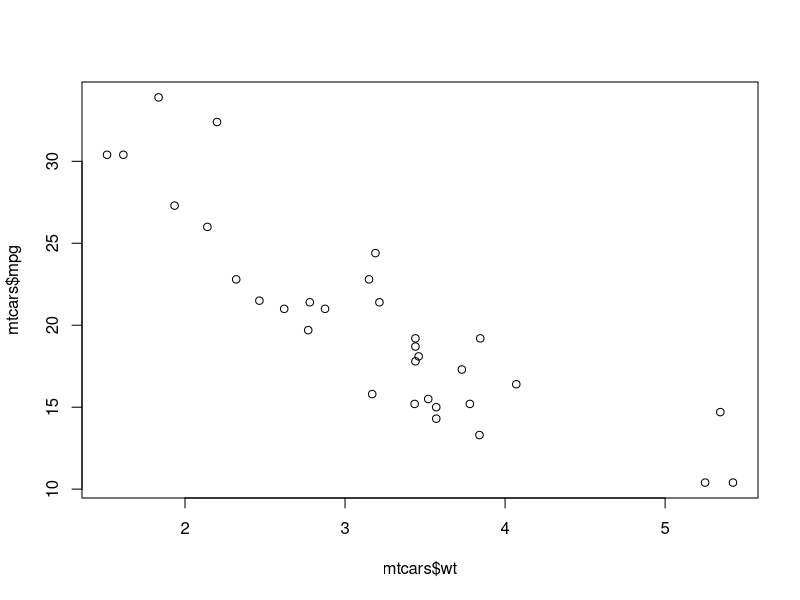
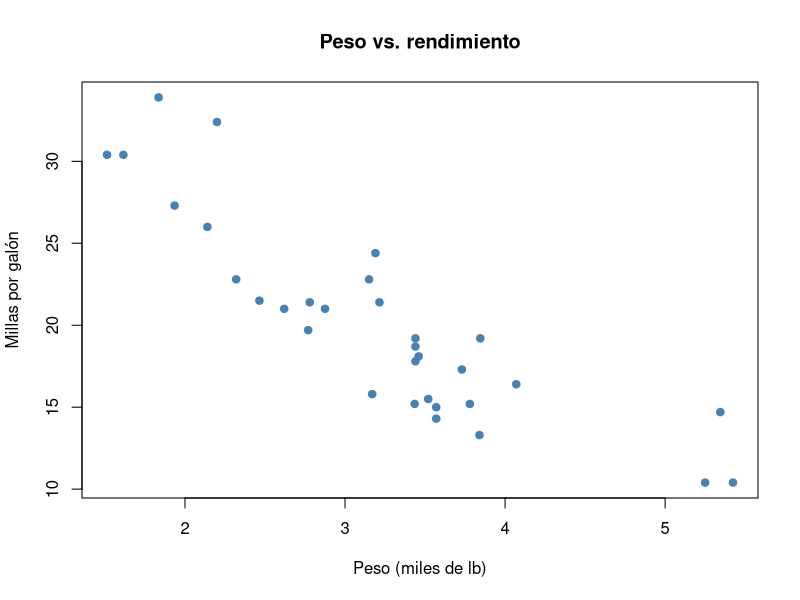
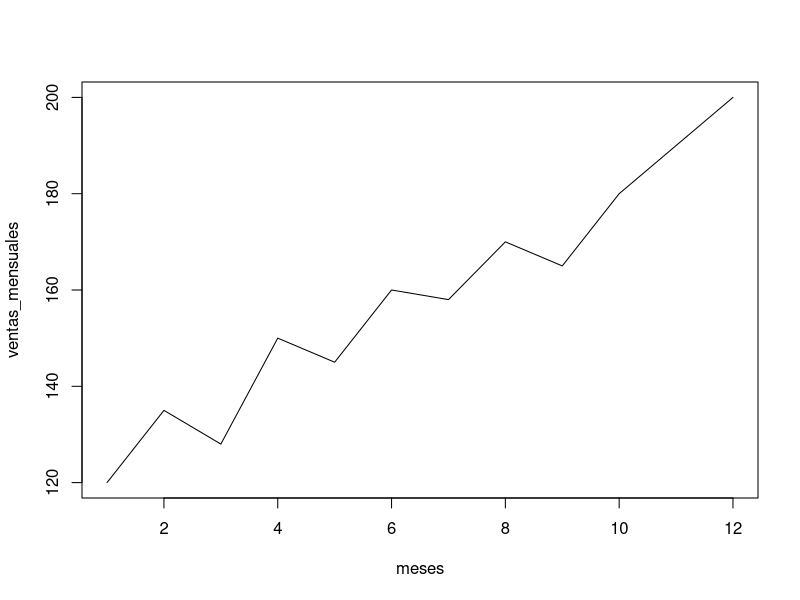
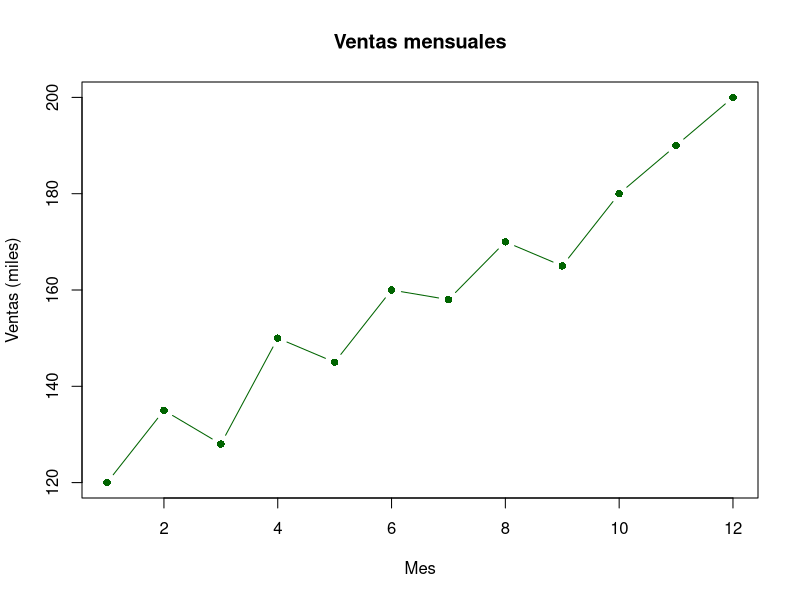
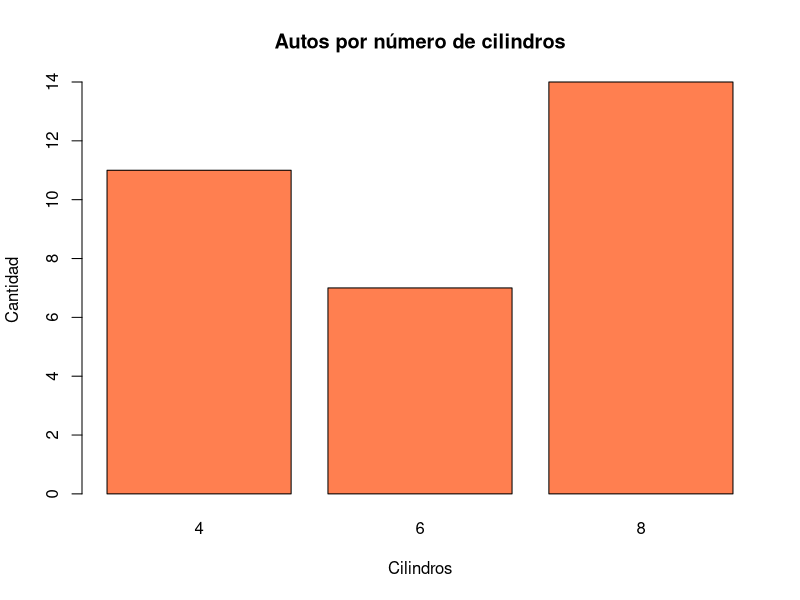
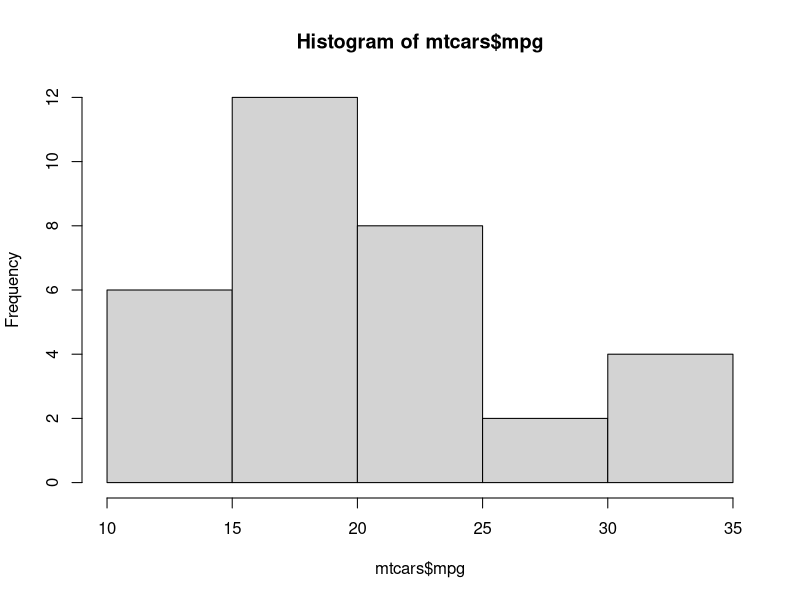
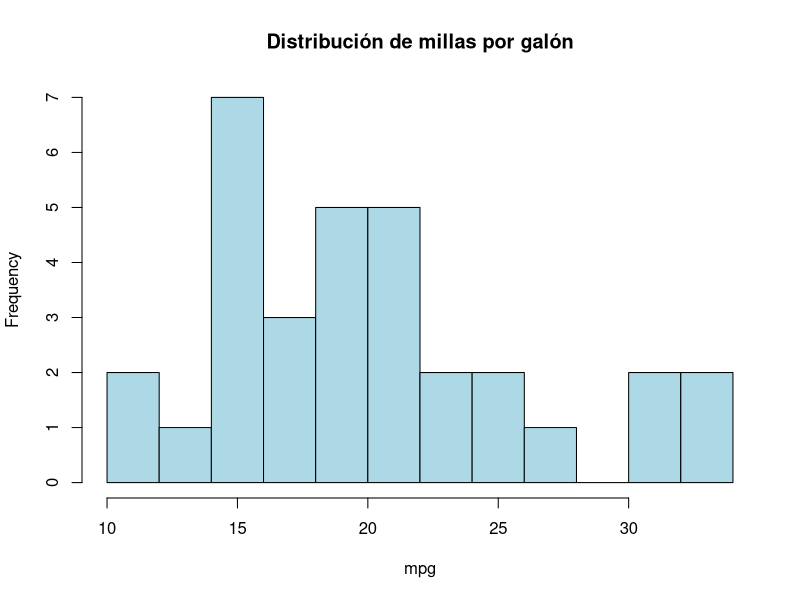
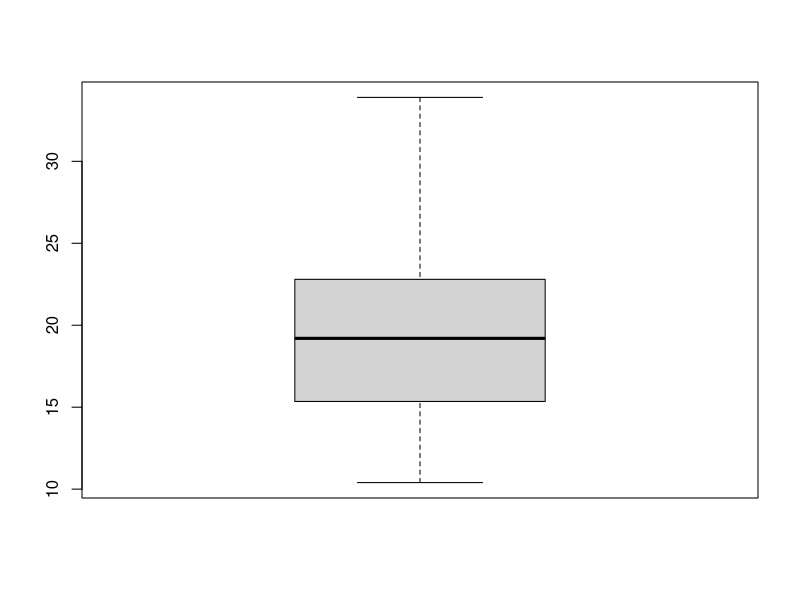

Generate these figures, in order, with R:
# =============================================================================
# Sesión 2d — Gráficos con R base
# Curso de nivelación en R — CIMAT Aguascalientes
# =============================================================================
#
# Objetivo de la sesión (2h):
#   Graficar con las funciones de base R (plot, barplot, hist, boxplot)
#   antes de llegar a ggplot2 en la sesión 4 — útil para exploración
#   rápida y para entender qué automatiza ggplot2 después.

# -----------------------------------------------------------------------------
# 1. plot(): dispersión de puntos
# -----------------------------------------------------------------------------

plot(mtcars$wt, mtcars$mpg)

plot(mtcars$wt, mtcars$mpg,
  main = "Peso vs. rendimiento",
  xlab = "Peso (miles de lb)", ylab = "Millas por galón",
  pch = 19, col = "steelblue"
)

# -----------------------------------------------------------------------------
# 2. plot(): líneas
# -----------------------------------------------------------------------------

ventas_mensuales <- c(120, 135, 128, 150, 145, 160, 158, 170, 165, 180, 190, 200)
meses <- 1:12

plot(meses, ventas_mensuales, type = "l")

plot(meses, ventas_mensuales,
  type = "b", col = "darkgreen", pch = 16,
  main = "Ventas mensuales", xlab = "Mes", ylab = "Ventas (miles)"
)

# -----------------------------------------------------------------------------
# 3. barplot(): barras
# -----------------------------------------------------------------------------

conteo_cyl <- table(mtcars$cyl)
conteo_cyl

barplot(conteo_cyl,
  main = "Autos por número de cilindros",
  xlab = "Cilindros", ylab = "Cantidad", col = "coral"
)

# -----------------------------------------------------------------------------
# 4. hist(): distribución
# -----------------------------------------------------------------------------

hist(mtcars$mpg)

hist(mtcars$mpg,
  breaks = 10, col = "lightblue",
  main = "Distribución de millas por galón", xlab = "mpg"
)

# -----------------------------------------------------------------------------
# 5. boxplot(): cajas
# -----------------------------------------------------------------------------

boxplot(mtcars$mpg)

# Interfaz de fórmula y ~ x: la misma sintaxis que usarás con lm() más adelante
boxplot(mpg ~ cyl,
  data = mtcars,
  main = "mpg por número de cilindros",
  xlab = "Cilindros", ylab = "mpg", col = "lightyellow"
)

# -----------------------------------------------------------------------------
# 6. Paneles múltiples y personalización
# -----------------------------------------------------------------------------

par(mfrow = c(1, 2))
hist(mtcars$mpg, col = "lightblue", main = "Histograma")
boxplot(mtcars$mpg, col = "lightyellow", main = "Boxplot")
par(mfrow = c(1, 1))    # regresar a un panel por gráfico

# =============================================================================
# EJERCICIO
# =============================================================================

# Usando el dataset incluido `mtcars`:
#   a) haz un boxplot de hp separado por am (0 = automático, 1 = manual)
#   b) haz un barplot con el conteo de autos por número de marchas (gear)
#   c) haz un histograma de disp con 15 breaks

# =============================================================================
# EJEMPLO: temperatura diaria de una ciudad
# =============================================================================

dias <- 1:30
temperatura <- c(
  18, 19, 17, 20, 22, 21, 19, 18, 20, 23,
  24, 22, 21, 19, 18, 17, 19, 21, 23, 25,
  26, 24, 22, 20, 19, 18, 20, 22, 24, 23
)

plot(dias, temperatura,
  type = "l", col = "firebrick",
  main = "Temperatura diaria", xlab = "Día", ylab = "°C"
)

hist(temperatura, col = "lightblue", main = "Distribución de temperaturas")

categoria <- ifelse(temperatura < 20, "fría", ifelse(temperatura < 24, "templada", "cálida"))
conteo_categoria <- table(categoria)

barplot(conteo_categoria,
  main = "Días por categoría de temperatura",
  col = c("tomato", "gold", "skyblue")
)

boxplot(temperatura ~ categoria,
  main = "Temperatura por categoría",
  xlab = "Categoría", ylab = "°C", col = "lightgreen"
)

# =============================================================================
# EJERCICIOS
# =============================================================================

# 2. Crea un vector `precipitacion` de 30 valores (inventa datos razonables
#    en mm) y grafica su serie de tiempo con plot(type = "l").

# 3. (Reto) Usando `dias`, `temperatura` y `precipitacion`, usa
#    par(mfrow = c(1, 2)) para mostrar ambas series de tiempo lado a lado
#    en la misma ventana gráfica.
